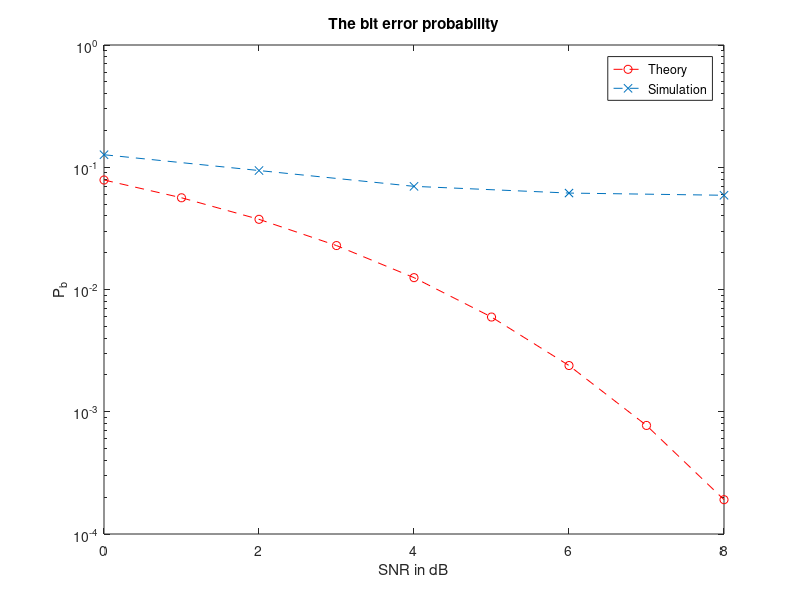

Write the MATLAB code that produced this figure.
clear;
SNR_db=0:8;

SNR_db_simulation=0:2:8;

for i=1:length(SNR_db)
	SNR(i)=10^(SNR_db(i)/10);
	gamma_b(i)=SNR(i);
	p_b(i)=erfc(sqrt(2*gamma_b(i))/sqrt(2))/2;
end
semilogy(SNR_db,p_b,'ro--')
hold on
load ex6p1_Res c BEP;
semilogy(SNR_db_simulation, BEP,'x--')
title('The bit error probability')
xlabel('SNR in dB')
ylabel('P_b')
legend('Theory','Simulation')
hold off